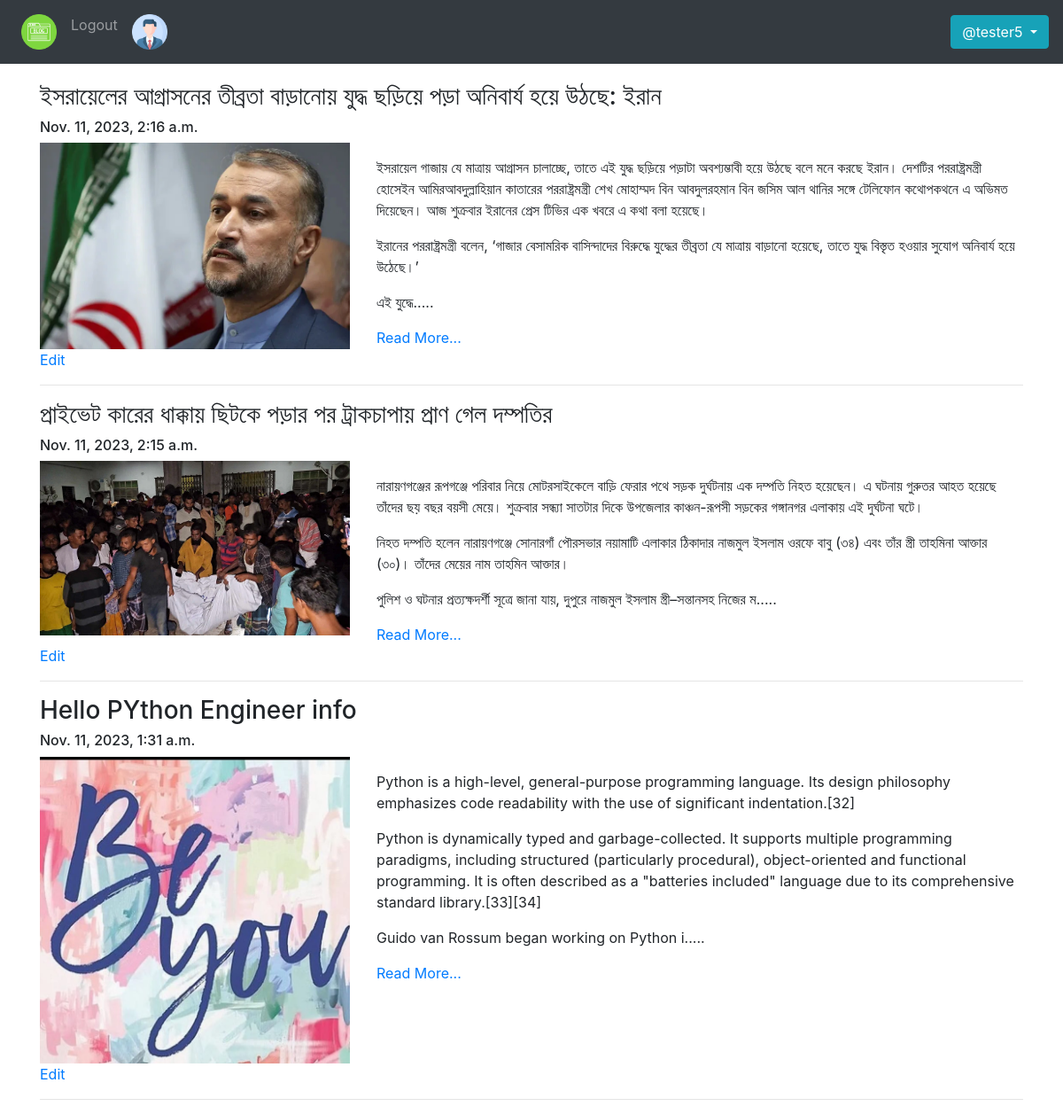
The page /blog/myblogs/ (signed in) on the database its author committed.
### BlogApp/models.py (models this page shows, shortened)
class Blog(models.Model):
    author = models.ForeignKey(User, on_delete= models.CASCADE, related_name='post_author')
    blog_title = models.CharField(max_length=300,verbose_name='Put a Title')
    slug = models.SlugField(unique=True)
    blog_content = models.TextField(verbose_name='What is on your mind?')
    blog_image = models.ImageField(upload_to='blog_images', verbose_name='Image')
    publish_date = models.DateTimeField(auto_now_add=True)
    update_date = models.DateTimeField(auto_now=True)
    class Meta:
        ordering = ('-publish_date',)

### BlogApp/views.py (the view)
# urls.py: path('myblogs/', views.MyBlogs.as_view(), name='my_blogs'),
class MyBlogs(LoginRequiredMixin, TemplateView):
    template_name = 'BlogApp/my_blogs.html'

### BlogApp/templatetags/custom_filters.py (called while the page is built)
def range_filter(value):
    return value[0:500] + '.....'

### templates/BlogApp/my_blogs.html (shortened to what this page needs)
{% extends 'base.html' %}
{% load custom_filters %}
{% block body_block %}
{% for blog in user.post_author.all %}
<h3>{{blog.blog_title}}</h3>
<h6>{{blog.publish_date}}</h6>
<div class="row">
    <div class="col-sm-4">
        <img src="/media/{{blog.blog_image}}" alt="" width="100%">
    </div>
    <div class="col-sm-8">
        <p>{{blog.blog_content|range_filter|linebreaks}}</p>
        <a href="{% url 'BlogApp:blog_details' slug=blog.slug %}">Read More...</a>
    </div>
</div>
<a href="{% url 'BlogApp:edit_blog' pk=blog.pk %}">Edit</a>
<hr>
{% endfor %}
{% endblock %}

### templates/base.html (shortened to what this page needs)
<!doctype html>
<html lang="en">
  <head>
    <link rel="stylesheet" href="https://cdn.jsdelivr.net/npm/bootstrap@4.4.1/dist/css/bootstrap.min.css">
    <link rel="stylesheet" href="https://cdn.jsdelivr.net/npm/font-awesome@4.7.0/css/font-awesome.css">
  </head>
  <body>
    <nav class="navbar navbar-expand-lg navbar-dark bg-dark">
          <ul class="navbar-nav mr-auto">
            <li class="nav-item active">
              <a class="nav-link" href="{% url 'index' %}"><img src="/media/blog_images/blogicon.jpg" class="img-fluid" alt="Responsive image" width="40px"></a>
            </li>
            {% if user.is_authenticated %}
            <li class="nav-item">
              <a class="nav-link" href="{% url 'LogInApp:logout' %}">Logout</a>
            </li>
            <li class="nav-item">
              <a class="nav-link" href="{% url 'LogInApp:profile' %}"><img src="/media/blog_images/profileicon.jpg" class="img-fluid" alt="Responsive image" width="40px"></a>
            </li>
            {% endif %}
          </ul>
          <div class="nav-item dropdown">
            <a class="btn btn-info dropdown-toggle" href="#" role="button" id="dropdownMenuLink" data-toggle="dropdown" aria-haspopup="true" aria-expanded="false">
              @{{user.username}}
            </a>
          </div>
      </nav>
      <div class="container" style="padding-top: 20px">
        {% block body_block %}
        {% endblock %}
      </div>
  </body>
</html>

### rows shown on the page
Blog: blog_title "ইসরায়েলের আগ্রাসনের তীব্রতা বাড়ানোয় যুদ্ধ ছড়িয়ে পড়া অনিবার্য হয়ে উঠছে: ইরান", publish_date "Nov. 11, 2023, 2:16 a.m.", blog_image (picture), blog_content|range_filter "ইসরায়েল গাজায় যে মাত্রায় আগ্রাসন চালাচ্ছে, তাতে এই যুদ্ধ ছড়িয়ে পড়াটা অবশ্যম্ভাবী হয়ে উঠছে বলে মনে করছে ইরান। দেশটির পররাষ্ট্রমন্ত্রী হোসেইন আমিরআবদুল্লাহিয়ান কাতারের পররাষ্ট্রমন্ত্রী শেখ মোহাম্মদ বিন আবদুলরহমান বিন জসিম আল থানির সঙ্গে টেলিফোন কথোপকথনে এ অভিমত দিয়েছেন। আজ শুক্রবার ইরানের প্রেস টিভির এক খবরে এ কথা বলা হয়েছে। ইরানের পররাষ্ট্রমন্ত্রী বলেন, ‘গাজার বেসামরিক বাসিন্দাদের বিরুদ্ধে যুদ্ধের তীব্রতা যে মাত্রায় বাড়ানো হয়েছে, তাতে যুদ্ধ বিস্তৃত হওয়ার সুযোগ অনিবার্য হয়ে উঠেছে।’ এই যুদ্ধে....."
Blog: blog_title "প্রাইভেট কারের ধাক্কায় ছিটকে পড়ার পর ট্রাকচাপায় প্রাণ গেল দম্পতির", publish_date "Nov. 11, 2023, 2:15 a.m.", blog_image (picture), blog_content|range_filter "নারায়ণগঞ্জের রূপগঞ্জে পরিবার নিয়ে মোটরসাইকেলে বাড়ি ফেরার পথে সড়ক দুর্ঘটনায় এক দম্পতি নিহত হয়েছেন। এ ঘটনায় গুরুতর আহত হয়েছে তাঁদের ছয় বছর বয়সী মেয়ে। শুক্রবার সন্ধ্যা সাতটার দিকে উপজেলার কাঞ্চন-রূপসী সড়কের গঙ্গানগর এলাকায় এই দুর্ঘটনা ঘটে। নিহত দম্পতি হলেন নারায়ণগঞ্জে সোনারগাঁ পৌরসভার নয়ামাটি এলাকার ঠিকাদার নাজমুল ইসলাম ওরফে বাবু (৩৪) এবং তাঁর স্ত্রী তাহমিনা আক্তার (৩০)। তাঁদের মেয়ের নাম তাহমিন আক্তার। পুলিশ ও ঘটনার প্রত্যক্ষদর্শী সূত্রে জানা যায়, দুপুরে নাজমুল ইসলাম স্ত্রী–সন্তানসহ নিজের ম....."
Blog: blog_title "Hello PYthon Engineer info", publish_date "Nov. 11, 2023, 1:31 a.m.", blog_image (picture), blog_content|range_filter "Python is a high-level, general-purpose programming language. Its design philosophy emphasizes code readability with the use of significant indentation.[32] Python is dynamically typed and garbage-collected. It supports multiple programming paradigms, including structured (particularly procedural), object-oriented and functional programming. It is often described as a \"batteries included\" language due to its comprehensive standard library.[33][34] Guido van Rossum began working on Python i....."

### other values the page prints
{{ user.username }} "tester5"
